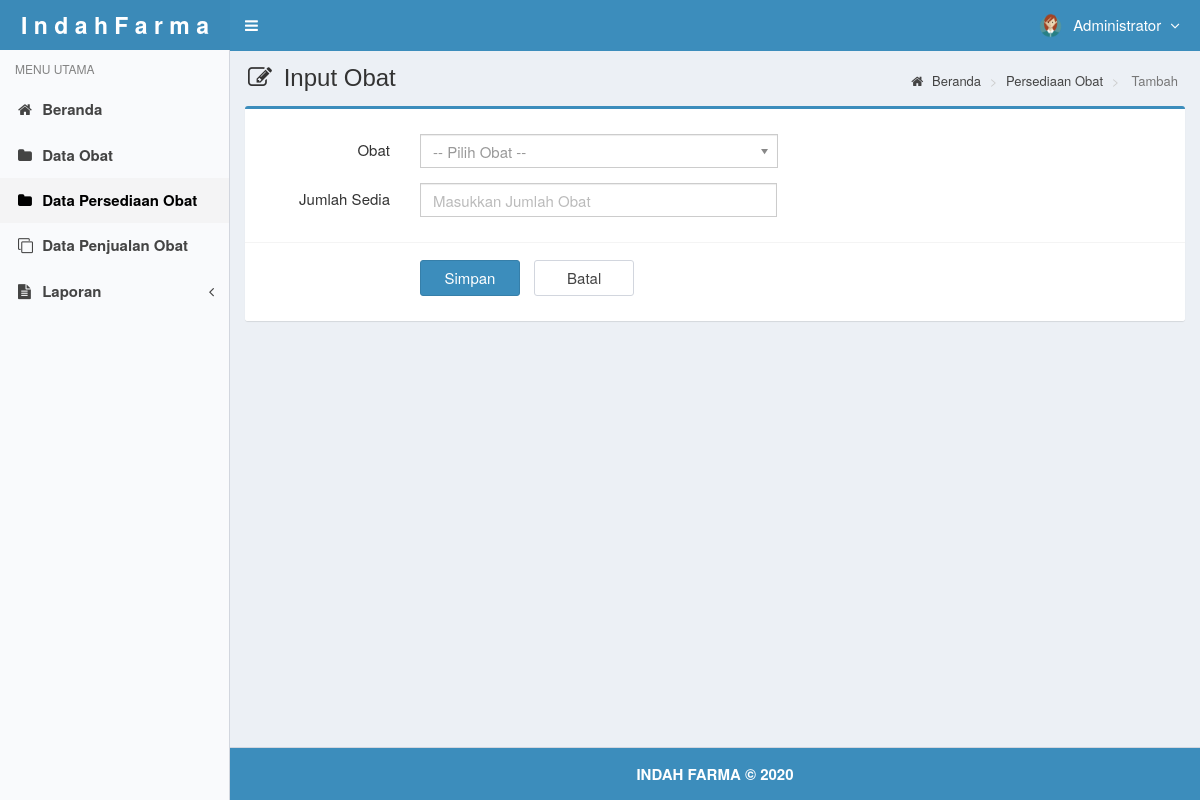
/main.php?module=form_persediaan&form=add (signed in), run on the app's committed database.
### tables this page shows
CREATE TABLE `users` (
  `id_user` int(3) NOT NULL,
  `username` varchar(50) NOT NULL,
  `nama_user` varchar(50) NOT NULL,
  `password` varchar(50) NOT NULL,
  `email` varchar(50) DEFAULT NULL,
  `telepon` varchar(13) DEFAULT NULL,
  `foto` varchar(100) DEFAULT NULL,
  `hak_akses` enum('Super Admin','EndUser') NOT NULL,
  `status` enum('aktif','blokir') NOT NULL DEFAULT 'aktif',
  `created_at` timestamp NOT NULL DEFAULT current_timestamp(),
  `updated_at` timestamp NOT NULL DEFAULT current_timestamp() ON UPDATE current_timestamp()
);

### modules/persediaan/form.php (the view, shortened to what this page needs)
 <?php
if ($_GET['form']=='add') { ?>
  <section class="content-header">
    <h1>
      <i class="fa fa-edit icon-title"></i> Input Obat
    </h1>
    <ol class="breadcrumb">
      <li><a href="?module=beranda"><i class="fa fa-home"></i> Beranda </a></li>
      <li><a href="?module=persediaan"> Persediaan Obat </a></li>
      <li class="active"> Tambah </li>
    </ol>
  </section>
  <section class="content">
    <div class="row">
      <div class="col-md-12">
        <div class="box box-primary">
          <form role="form" class="form-horizontal" action="modules/persediaan/proses.php?act=insert" method="POST">
            <div class="box-body">
            <div class="form-group">
                <label class="col-sm-2 control-label">Obat</label>
                <div class="col-sm-5">
                </div>
              </div>
              <div class="form-group">
                <label class="col-sm-2 control-label">Jumlah Sedia</label>
                <div class="col-sm-5">
                  <input type="text" class="form-control"
                  placeholder="Masukkan Jumlah Obat"
                  name="jumlah_sedia" autocomplete="off" required>
                </div>
              </div>
            </div>
            <div class="box-footer">
              <div class="form-group">
                <div class="col-sm-offset-2 col-sm-10">
                  <input type="submit" class="btn btn-primary btn-submit" name="simpan" value="Simpan">
                  <a href="?module=persediaan" class="btn btn-default btn-reset">Batal</a>
                </div>
              </div>
            </div>
          </form>
        </div>
      </div>
    </div>
  </section>
<?php
}
?>

### top-menu.php (shortened to what this page needs)
<?php
require_once "config/database.php";
$query = mysqli_query($mysqli, "SELECT id_user, nama_user, foto, hak_akses FROM users WHERE id_user='$_SESSION[id_user]'")
                                or die('Ada kesalahan pada query tampil Manajemen User: '.mysqli_error($mysqli));
$data = mysqli_fetch_assoc($query);
?>
<li class="dropdown user user-menu">
  <a href="#" class="dropdown-toggle" data-toggle="dropdown">
  <?php
  if ($data['foto']=="") { ?>
    <img src="images/user/user-default.png" class="user-image" alt="User Image"/>
  <?php
  }
  else { ?>
    <img src="images/user/<?php echo $data['foto']; ?>" class="user-image" alt="User Image"/>
  <?php
  }
  ?>
    <span class="hidden-xs"><?php echo $data['nama_user']; ?> <i style="margin-left:5px" class="fa fa-angle-down"></i></span>
  </a>
</li>

### assets/css/style.css (style rules this page uses)
.form-horizontal .control-label { margin-bottom: 0; padding-top: 5px; text-align: right; }
label { display: inline-block; font-size: 15px; font-weight: 400; margin-bottom: 5px; max-width: 100%; }
.form-control { background-color: #fff; background-image: none; border: 1px solid #ccc; border-radius: 4px; box-shadow: 0 1px 1px rgba(0, 0, 0, 0.075) inset; color: #555; display: block; font-size: 15px; height: 34px; line-height: 1.42857; padding: 6px 12px; transition: border-color 0.15s ease-in-out 0s, box-shadow 0.15s ease-in-out 0s; width: 100%; }
.btn-default { background-color: #fff; border-color: #d2d6de; color: #444; }
.content-header { padding: 15px 18px 0; position: relative; }
.content-header > .breadcrumb { background: transparent none repeat scroll 0 0; border-radius: 2px; float: right; font-size: 13px; margin-bottom: 0; margin-top: 0; padding: 7px 12px; position: absolute; right: 10px; top: 15px; }
.btn-submit { width: 100px; margin-top: 7px; margin-right: 10px; font-size: 15px; }
.btn-reset { width: 100px; margin-top: 7px; font-size: 15px; }
.icon-title { margin-right: 5px; }
body { background-color: #fff; color: #333; font-size: 15px; line-height: 1.42857; }

### data on the page
users: foto (picture), nama_user "Administrator"
